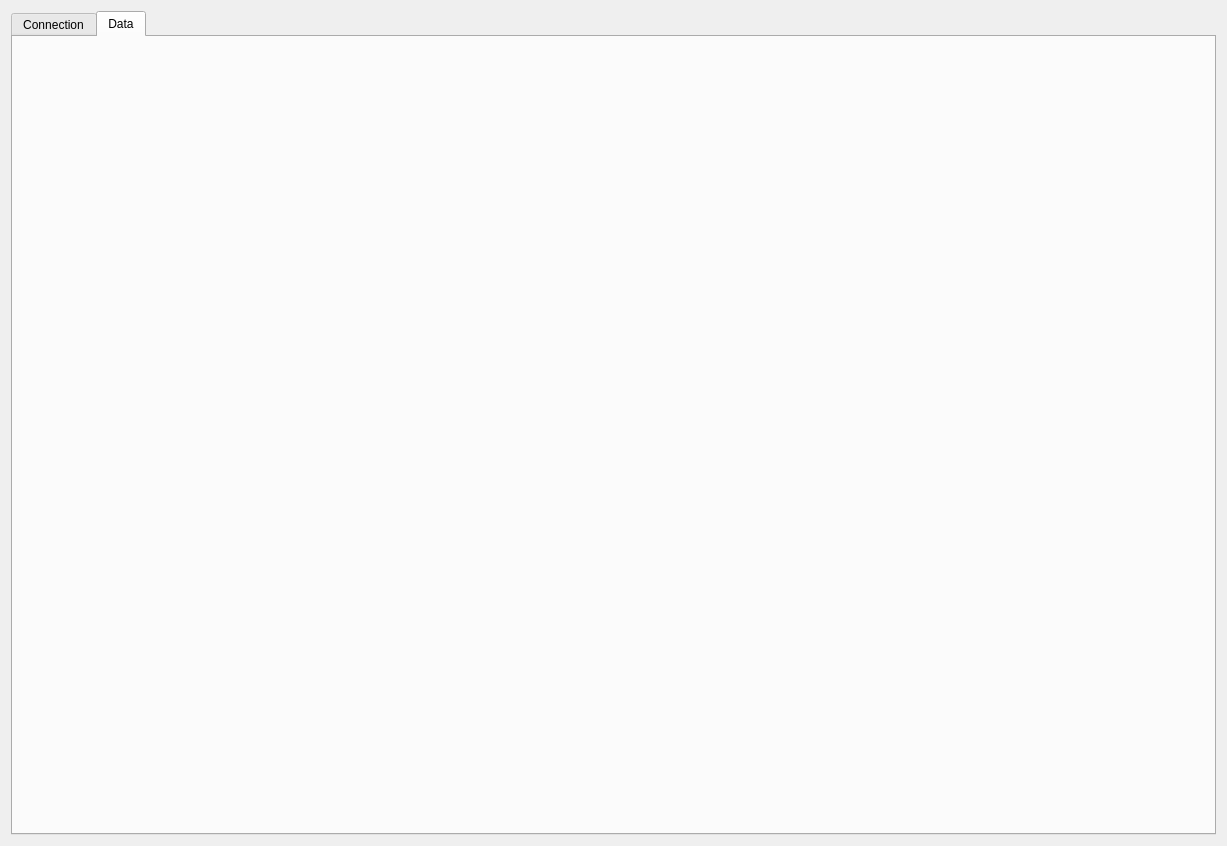
<?xml version="1.0" encoding="UTF-8"?>
<ui version="4.0">
 <class>QWSbg</class>
 <widget class="QWidget" name="QWSbg">
  <property name="geometry">
   <rect>
    <x>0</x>
    <y>0</y>
    <width>1227</width>
    <height>846</height>
   </rect>
  </property>
  <property name="windowTitle">
   <string>QWSbg</string>
  </property>
  <layout class="QHBoxLayout" name="horizontalLayout_5">
   <item>
    <widget class="QTabWidget" name="statusWidget">
     <property name="currentIndex">
      <number>1</number>
     </property>
     <widget class="QWidget" name="tab_connection">
      <attribute name="title">
       <string>Connection</string>
      </attribute>
      <layout class="QGridLayout" name="gridLayout" columnstretch="0,1">
       <item row="0" column="0">
        <widget class="SbgEcomLogStatus" name="sbgEcomLogStatus" native="true"/>
       </item>
       <item row="0" column="1">
        <widget class="SbgConnection" name="sbgConnection" native="true"/>
       </item>
      </layout>
     </widget>
     <widget class="QWidget" name="tab_data">
      <attribute name="title">
       <string>Data</string>
      </attribute>
      <layout class="QGridLayout" name="gridLayout_3">
       <item row="0" column="0">
        <widget class="SbgEcomLogData" name="sbgEcomLogData" native="true"/>
       </item>
      </layout>
     </widget>
    </widget>
   </item>
  </layout>
 </widget>
 <layoutdefault spacing="6" margin="11"/>
 <customwidgets>
  <customwidget>
   <class>SbgConnection</class>
   <extends>QWidget</extends>
   <header>sbgconnection.h</header>
   <container>1</container>
  </customwidget>
  <customwidget>
   <class>SbgEcomLogStatus</class>
   <extends>QWidget</extends>
   <header>sbgecomlogstatus.h</header>
   <container>1</container>
  </customwidget>
  <customwidget>
   <class>SbgEcomLogData</class>
   <extends>QWidget</extends>
   <header>sbgecomlogdata.h</header>
   <container>1</container>
  </customwidget>
 </customwidgets>
 <resources/>
 <connections/>
</ui>
